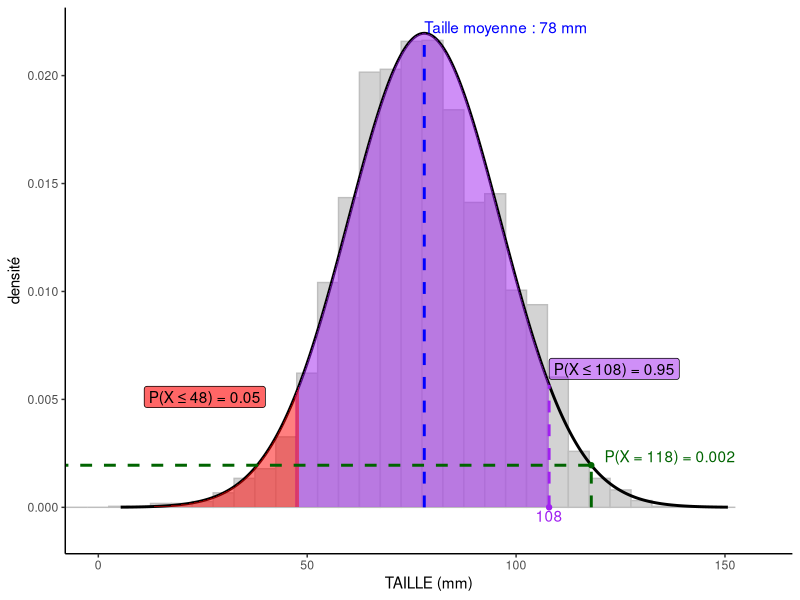
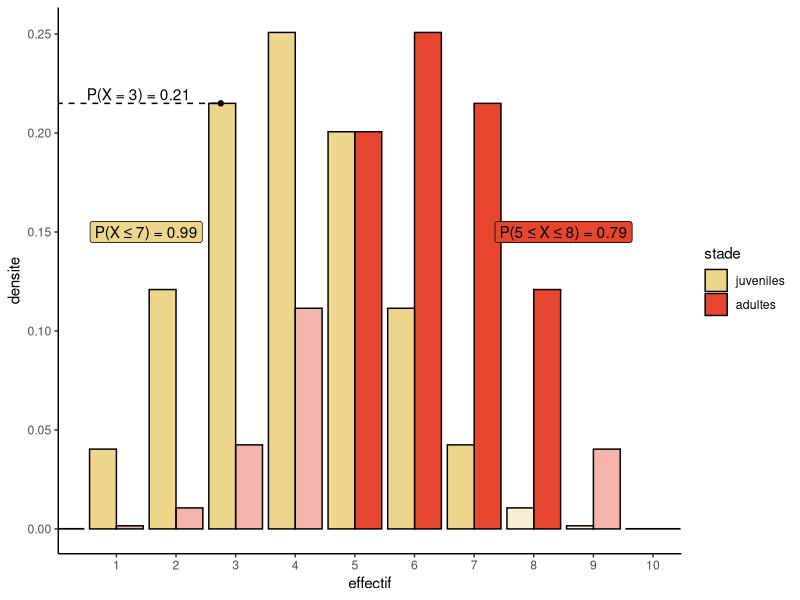

The R script that drew these images, in order:
## ---- chunk 1
library(tidyverse)
library(here)

knitr::opts_chunk$set(echo = TRUE, eval = TRUE)
## ---- chunk 2
# alt_poisson.txt

## ---- chunk 3
# Cohortes_TRF.csv

## ---- chunk 4
# Pensez à bien mettre l'extension .txt au nom de fichier

## ---- chunk 5
# Pensez à bien mettre l'extension .csv au nom de fichier

## ---- chunk 6
# importer le fichier et afficher les premières lignes

## ---- chunk 7
donnes_cohortes   <- 

donnees_juveniles <- 
## ---- chunk 8
# utiliser des noms signifiants pour les objets crées (e.g. taille_moyenne)
## ---- chunk 9
# choisir la bonne fonction et penser à regarder l'aide (e.g. ?rnorm) pour
# savoir comment l'utiliser
## ---- chunk 10
#

## ---- chunk 11
# Garder à l'esprit que la probabilité maximale est de 1

## ---- chunk 12
#

## ---- chunk 13
#

## ---- chunk 14
# Exécuter ce bloc de code pour obtenir un graphique visualisant les résultats précédents.
donnees_cohortes <- read.csv2(file = here("Cohortes_TRF.csv"))
donnees_juveniles <- donnees_cohortes[donnees_cohortes$cohorte_0plus == 1,]

taille_moyenne <- mean(donnees_juveniles$TAILLE)
taille_ecart_type <- sd(donnees_juveniles$TAILLE)

pn <- list(mu = taille_moyenne, sd = taille_ecart_type) 
dt_norm <- tibble(
  x = seq(pn$mu - 4*pn$sd, pn$mu + 4*pn$sd, length.out = 1000),
  density = dnorm(x, pn$mu, pn$sd),
  cumulative = pnorm(x, pn$mu, pn$sd)
)

d_mean <- dnorm(x = taille_moyenne, 
                mean = taille_moyenne, 
                sd = taille_ecart_type)

d_118 <- dnorm(x = 118, 
               mean = taille_moyenne, 
               sd = taille_ecart_type)

d_48 <- dnorm(x = 48, 
              mean = taille_moyenne, 
              sd = taille_ecart_type)
p_48 <- pnorm(q = 48, 
              mean = taille_moyenne, 
              sd = taille_ecart_type)

q_95 <- qnorm(p = .95,
              mean = taille_moyenne,
              sd = taille_ecart_type)

d_95 <- dnorm(x = q_95,
              mean = taille_moyenne,
              sd = taille_ecart_type)


ggplot(dt_norm) +
  geom_histogram(data = donnees_juveniles, 
                 aes(x = TAILLE, y = ..density..),
                 binwidth = 5, fill = "lightgrey", colour = "grey") +
  geom_line(aes(x, density), size = 1) +
  geom_area(data = filter(dt_norm,
                          x > 47 & cumulative <= .95),
            aes(x = x, y = density),
            fill = "purple", alpha = .5) +
  annotate(geom = "segment",
           x = q_95, xend = q_95,
           y = 0, yend = d_95,
           linetype = "dashed", colour = "purple", size = 1) +
  annotate(geom = "label",
           x = q_95, y = d_95,
           hjust = 0, vjust = -.25,
           label = paste0("P(X \u2264 ", round(q_95), ") = ", 0.95),
           fill = "purple", alpha = .5) +
  annotate(geom = "point",
           x = q_95, y = 0,
           colour = "purple") +
  annotate(geom = "text",
           x = q_95, y = 0, hjust = .5, vjust = 1.2,
           colour = "purple",
           label = round(q_95)) +
  geom_area(data = filter(dt_norm, x <= 48), 
            aes(x = x, y = density),
            fill = "red", alpha = .5) +
  annotate(geom = "label",
           x = 40, y = d_48,
           label = paste0("P(X \u2264 48) = ", round(p_48, 2)),
           hjust = 1, vjust = 1,
           fill = "red", alpha = .6) +
  annotate(geom = "segment",
           x = taille_moyenne, xend = taille_moyenne,
           y = 0, yend = d_mean,
           linetype = "dashed", colour = "blue", size = 1) +
  annotate(geom = "text", 
           x = taille_moyenne, y = d_mean, 
           colour = "blue",
           label = paste("Taille moyenne :", round(taille_moyenne), "mm"),
           hjust = 0, vjust = 0) +
  annotate(geom = "segment",
           x = 118, xend = 118, 
           y = 0, yend = d_118,
           linetype = "dashed", 
           colour = "darkgreen", size = 1) +
  annotate(geom = "segment",
           x = -10, xend = 118,
           y = d_118, yend = d_118,
           linetype = "dashed", colour = "darkgreen",
           size = 1) +
  annotate(geom = "point",
           x = 118, y = d_118,
           colour = "darkgreen") +
  annotate(geom = "text",
           x = 118, y = d_118,
           colour = "darkgreen",
           label = paste0("P(X = 118) = ", round(100 * d_118, 2) / 100),
           hjust = -.1, vjust = -.25) +
  labs(x = "TAILLE (mm)", y = "densité") +
  coord_cartesian(xlim = c(0, max(dt_norm$x) * 1.05),
                  ylim = c(-.001, ceiling(1000 * d_mean) / 1000)) +
  theme_classic()
## ---- chunk 15

## ---- chunk 16

## ---- chunk 17

## ---- chunk 18

## ---- chunk 19

## ---- chunk 20
# Exécuter ce bloc de code pour obtenir un graphique visualisant les résultats précédents.

pop_sim <- 
  tibble(juveniles = 1:10) %>% 
  mutate(densite = dbinom(x = juveniles, size = 10, prob = .4),
         adultes = 10 - juveniles) %>% 
  pivot_longer(cols = c("juveniles", "adultes"), names_to = "stade", values_to = "effectif") %>% 
  mutate(effectif = as.integer(effectif),
         stade = fct_relevel(stade, "juveniles", "adultes")) %>% 
  mutate(opacite = case_when(
    stade == "juveniles" & effectif <= 7 ~ 1,
    stade == "adultes" & effectif >= 5 & effectif <= 8 ~ 1,
    TRUE ~ .4
  ))

salmo_pal <- c("#EED58CFF", "#E6452EFF")

d_3 <- dbinom(x = 3, size = 10, prob = .4)
p_7 <- pbinom(q = 7, size = 10, prob = .4)
p_5_8 <- pbinom(q = 8, size = 10, prob = .6) - pbinom(q = 4, size = 10, prob = .6)


ggplot(data = pop_sim, aes(x = effectif, y = densite)) +
  geom_col(aes(fill = stade, alpha = opacite), position = "dodge",
           colour = "black") +
  geom_point(data = filter(pop_sim, effectif == 3, stade == "juveniles"),
             aes(x = effectif - .25)) +
  annotate(geom = "segment",
           x = 0, xend = 2.75,
           y = d_3, yend = d_3,
           linetype = "dashed") +
  annotate(geom = "text",
           x = mean(c(0, 2.75)), y = d_3,
           label = paste0("P(X = 3) = ", round(d_3, 2)),
           hjust = .5, vjust = -.25) +
  annotate(geom = "label",
           x = 1.5, y = .15,
           fill = salmo_pal[1],
           label = paste0("P(X \u2264 7) = ", round(p_7, 2))) +
  annotate(geom = "label",
           x = 8.5, y = .15,
           fill = salmo_pal[2],
           label = paste0("P(5 \u2264 X \u2264 8) = ", round(p_5_8, 2))) +
  scale_x_continuous(breaks = 1:10) +
  scale_fill_manual(values = salmo_pal) +
  scale_alpha_identity() +
  coord_cartesian(xlim = c(.5, 10)) +
  theme_classic()

## ---- chunk 21

## ---- chunk 22

